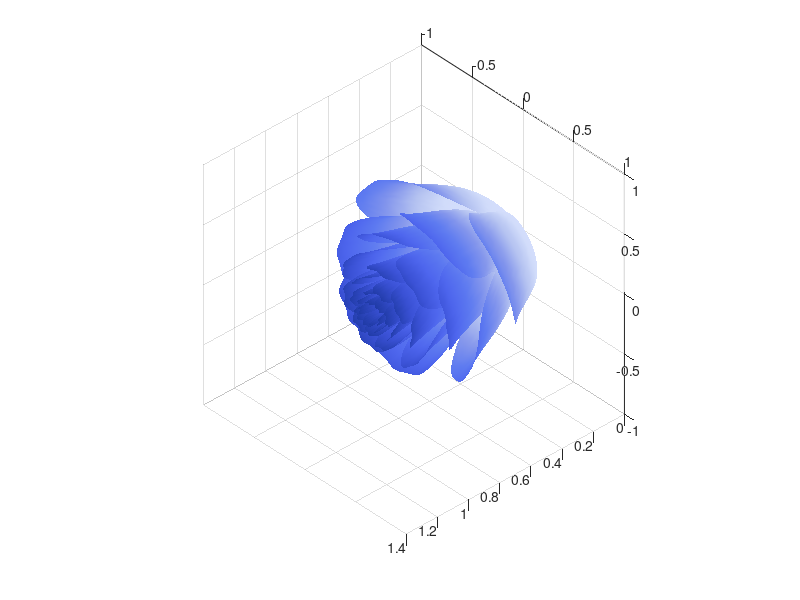

This chart was generated by the following MATLAB code:
function drawrose
grid on
[x,t]=meshgrid((0:24)./24,(0:0.5:575)./575.*20.*pi+4*pi);
p=(pi/2)*exp(-t./(8*pi));
change=sin(15*t)/150;
u=1-(1-mod(3.6*t,2*pi)./pi).^4./2+change;
y=2*(x.^2-x).^2.*sin(p);

r=u.*(x.*sin(p)+y.*cos(p));
h=u.*(x.*cos(p)-y.*sin(p));

map=[0.9176    0.9412    1.0000
    0.9094    0.9341    0.9992
    0.9011    0.9271    0.9984
    0.8929    0.9200    0.9977
    0.8847    0.9130    0.9969
    0.8764    0.9059    0.9961
    0.8682    0.8988    0.9953
    0.8600    0.8918    0.9945
    0.8518    0.8847    0.9938
    0.8435    0.8777    0.9930
    0.8353    0.8706    0.9922
    0.8337    0.8698    0.9910
    0.8322    0.8690    0.9898
    0.8306    0.8682    0.9887
    0.8290    0.8674    0.9875
    0.8275    0.8667    0.9863
    0.8259    0.8659    0.9851
    0.8243    0.8651    0.9839
    0.8227    0.8643    0.9828
    0.8212    0.8635    0.9816
    0.8196    0.8627    0.9804
    0.8078    0.8521    0.9765
    0.7961    0.8415    0.9726
    0.7843    0.8310    0.9686
    0.7726    0.8204    0.9647
    0.7608    0.8098    0.9608
    0.7490    0.7992    0.9569
    0.7373    0.7886    0.9530
    0.7255    0.7781    0.9490
    0.7138    0.7675    0.9451
    0.7020    0.7569    0.9412
    0.6836    0.7400    0.9396
    0.6651    0.7232    0.9381
    0.6467    0.7063    0.9365
    0.6282    0.6894    0.9349
    0.6098    0.6725    0.9334
    0.5914    0.6557    0.9318
    0.5729    0.6388    0.9302
    0.5545    0.6219    0.9286
    0.5360    0.6051    0.9271
    0.5176    0.5882    0.9255
    0.5027    0.5776    0.9271
    0.4878    0.5670    0.9286
    0.4729    0.5565    0.9302
    0.4580    0.5459    0.9318
    0.4431    0.5353    0.9334
    0.4282    0.5247    0.9349
    0.4133    0.5141    0.9365
    0.3984    0.5036    0.9381
    0.3835    0.4930    0.9396
    0.3686    0.4824    0.9412
    0.3623    0.4742    0.9404
    0.3561    0.4659    0.9396
    0.3498    0.4577    0.9388
    0.3435    0.4494    0.9380
    0.3372    0.4412    0.9373
    0.3310    0.4330    0.9365
    0.3247    0.4247    0.9357
    0.3184    0.4165    0.9349
    0.3122    0.4082    0.9341
    0.3059    0.4000    0.9333
    0.2981    0.3918    0.9235
    0.2902    0.3835    0.9137
    0.2824    0.3753    0.9039
    0.2745    0.3670    0.8941
    0.2667    0.3588    0.8843
    0.2589    0.3506    0.8745
    0.2510    0.3423    0.8647
    0.2432    0.3341    0.8549
    0.2353    0.3258    0.8451
    0.2275    0.3176    0.8353
    0.2169    0.3086    0.8165
    0.2063    0.2996    0.7977
    0.1957    0.2906    0.7788
    0.1851    0.2816    0.7600
    0.1746    0.2726    0.7412
    0.1640    0.2635    0.7224
    0.1534    0.2545    0.7036
    0.1428    0.2455    0.6847
    0.1322    0.2365    0.6659
    0.1216    0.2275    0.6471];
set(gca,'CameraPosition',[2 2 2])
hold on
surface(r.*cos(t),r.*sin(t),h,'EdgeAlpha',0.1,...
    'EdgeColor',[0 0 0],'FaceColor','interp')
colormap(map)

end
